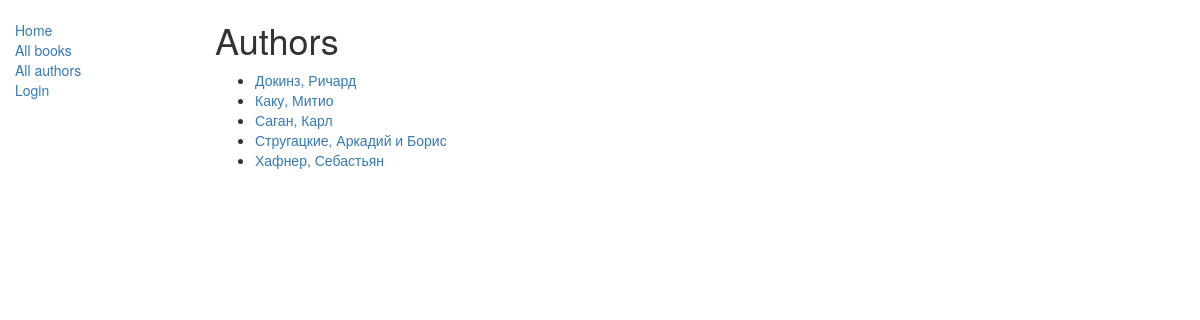
Screenshot of /catalog/authors/ with the database file from the repository.
### catalog/models.py (models this page shows, shortened)
class Author(models.Model):
    first_name = models.CharField(max_length=100)
    last_name = models.CharField(max_length=100)
    date_of_birth = models.DateField(null=True, blank=True)
    date_of_death = models.DateField('died', null=True, blank=True)
    def get_absolute_url(self):
        return reverse('author-detail', args=[str(self.id)])
    class Meta:
        ordering = ['last_name']

### catalog/views.py (the view)
# urls.py: path('authors/', views.AuthorListView.as_view(), name='authors'),
class AuthorListView(generic.ListView):
    model = Author
    context_object_name = 'authors'
    template_name = 'authors.html'
    paginate_by = 10

### catalog/templates/catalog/author_list.html (shortened to what this page needs)
{% extends "base_generic.html" %}
{% block content %}
    <h1>Authors</h1>
    {% if authors %}
    <ul>
        {% for author in authors %}
        <li>
            <a href="{{ author.get_absolute_url }}">{{ author.last_name }}, {{ author.first_name }} </a>
        </li>
        {% endfor %}
    </ul>
    {% else %}
        <p>There are no authors in the library.</p>
    {% endif %}
{% endblock %}

### rows the page displays
Author: last_name "Докинз", first_name "Ричард"
Author: last_name "Каку", first_name "Митио"
Author: last_name "Саган", first_name "Карл"
Author: last_name "Стругацкие", first_name "Аркадий и Борис"
Author: last_name "Хафнер", first_name "Себастьян"
